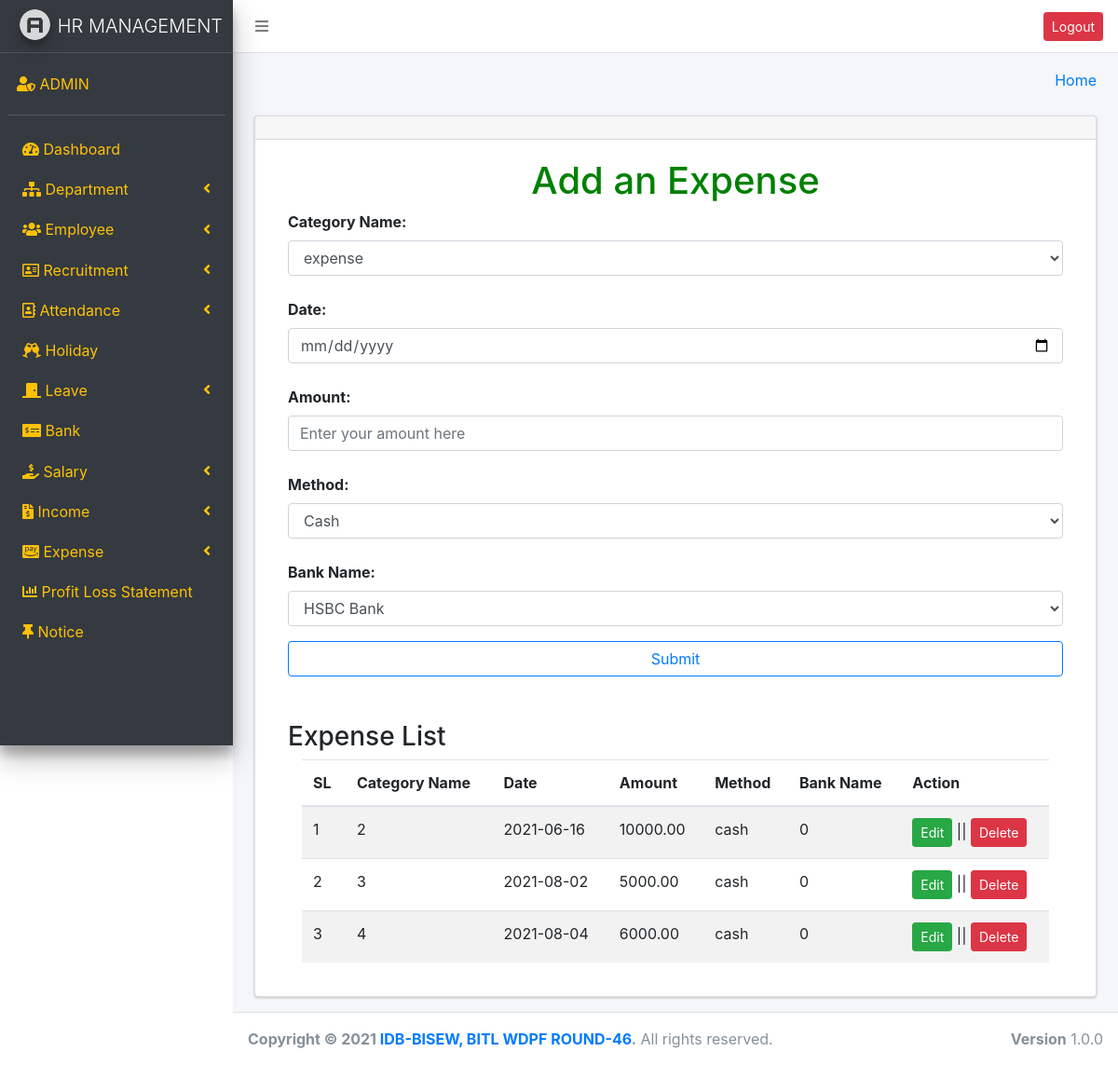
The app's page /expense.php (signed in) with its own data.
### tables this page shows
CREATE TABLE `expense` (
  `exoenseID` int(11) NOT NULL,
  `categoryID` int(11) NOT NULL,
  `date` date NOT NULL,
  `amount` decimal(10,2) NOT NULL,
  `method` enum('cash','bank') NOT NULL,
  `bankID` int(11) NOT NULL
);

CREATE TABLE `expense_category` (
  `id` int(11) NOT NULL,
  `category_name` varchar(255) NOT NULL,
  `status` enum('active','inactive') NOT NULL
);

### expense.php (the view, shortened to what this page needs)
  <?php
require_once("header.php");
require_once("sidebar.php");
$expense_data=$conn->query("SELECT `exoenseID`,expense_category.id,`date`,`amount`,`method`,`bankID` FROM `expense` JOIN expense_category ON expense_category.id=expense.categoryID");
$mm=$conn->query("SELECT * FROM expense_category");
 $bb=$conn->query("SELECT * FROM bank");
 ?>
<section class="content-header">
  <div class="container-fluid">
    <div class="row mb-2">
      <div class="col-sm-6">
      </div>
      <div class="col-sm-6">
        <ol class="breadcrumb float-sm-right">
          <li class="breadcrumb-item"><a href="#">Home</a></li>
        </ol>
      </div>
    </div>
  </div>
</section>
<section class="content">
  <div class="container-fluid">
    <div class="row">
      <div class="col-md-12">
        <div class="card">
          <div class="card-header">
          </div>
          <div class="container">
          <div class="card-body">
            <h1 style="text-align: center; color: green"> Add an Expense</h1>
            <form action=" " method="post">
            <label for="category name">Category Name:</label>
            <select name="categoryID" class="form-control">
            <?php
            while ($rr=$mm->fetch_assoc()) {
            ?>
            <option value="<?php echo $rr['id'] ?>"><?php echo $rr['category_name'] ?></option>
            <?php } ?>
            </select>
            <br>
            <label for="date">Date:</label>
            <input type="date" name="date" placeholder="Enter your date here" class="form-control"><br>
            <label for="amount">Amount:</label>
            <input type="text" name="amount" placeholder="Enter your amount here" class="form-control"><br>
            <label for="method">Method:</label>
            <select name="method"class="form-control">
              <option>Cash</option>
            </select>
            <br>
            <div class="form-group">
              <label for="bankID">Bank Name:</label>
            <select name="bankID" class="form-control">
            <?php
            while ($ebank=$bb->fetch_assoc()) {
            ?>
            <option value="<?php echo $ebank['bankID'] ?>"><?php echo $ebank['bank_name'] ?></option>
            <?php } ?>
            </select>
            </div>
            <td colspan="6">
              <input type="Submit" name="submit" value="Submit"class="btn btn-outline-primary btn btn-block">
            </td>
            </form>
            <br><br>
            <h3>Expense List</h3>
            <div class="container">
              <table class="table table-striped table-hover">
                <thead>
                  <tr>
                    <th>SL</th>
                    <th>Category Name</th>
                    <th>Date</th>
                    <th>Amount</th>
                    <th>Method</th>
                    <th>Bank Name</th>
                    <th>Action</th>
                  </tr>
                </thead>
                <tbody>
                  <?php $i=0; while ($expense=$expense_data->fetch_assoc()) { ?>
                  <tr>
                    <td><?php echo ++$i ?></td>
                    <td><?php echo $expense['id']?></td>
                    <td><?php echo $expense['date']?></td>
                    <td><?php echo $expense['amount']?></td>
                    <td><?php echo $expense['method']?></td>
                    <td><?php echo $expense['bankID']?></td>
                    <td>
                      <a href="./expense_edit.php?ram=<?php echo $expense['exoenseID']; ?>" class="btn btn-sm btn-success">Edit</a> ||
                      <a href="./expense_delete.php?ram=<?php echo $expense['exoenseID']; ?>" class="btn btn-sm btn-danger" onclick="return confirm('are you sure?')">Delete</a>
                    </td>
                  </tr>
                  <?php   } ?>
                  </tbody>
              </table>
            </div>
          </div>
        </div>
      </div>
    </div>
  </div>
</div>
</section>
<?php require("footer.php"); ?>

### records on screen
expense: categoryID "2", date "2021-06-16", amount "10000.00", method "cash", bankID "0"
expense: categoryID "3", date "2021-08-02", amount "5000.00", method "cash", bankID "0"
expense: categoryID "4", date "2021-08-04", amount "6000.00", method "cash", bankID "0"

### other values on screen
form field categoryID "expense"
form field bankID "HSBC Bank"
